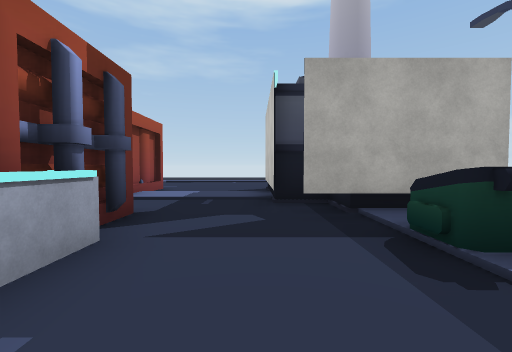
[1] (above)

24 first-person views from a walk through a scene from a Unity 3-D project. The camera is 1.3 m above the floor, tilts 2° down and sees 90° across. The floor is counted in squares, 2 m on a side. Each view is taken from the middle of a square. On the plan, view 1 faces up. The plan holds only what a view shows up to about 9 squares ahead; the rest is blank. The place goes on beyond the plan. The player is left out. Some surface patterns are stand-ins.

[2]
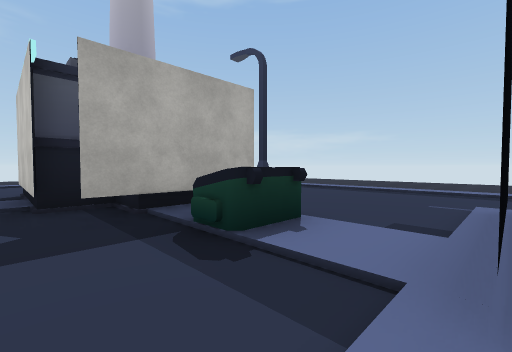

[3]
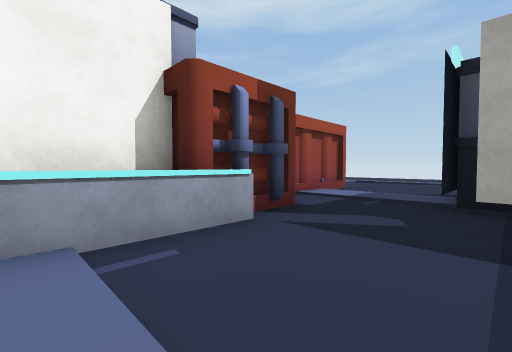

[4]
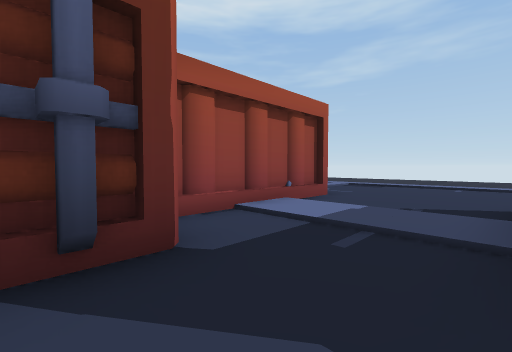

[5]
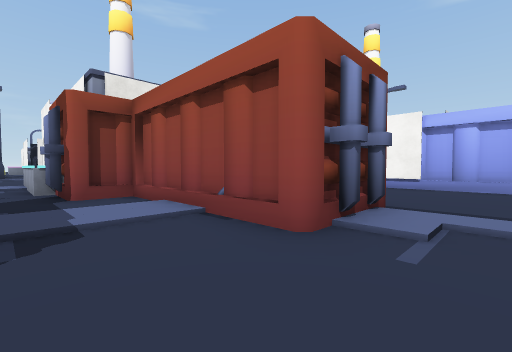

[6]
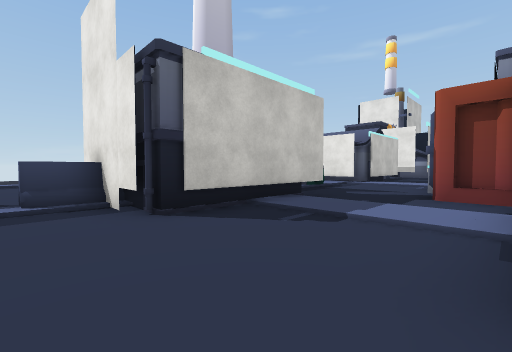

[7]
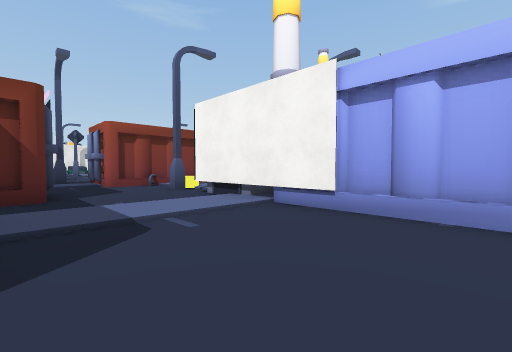

[8]
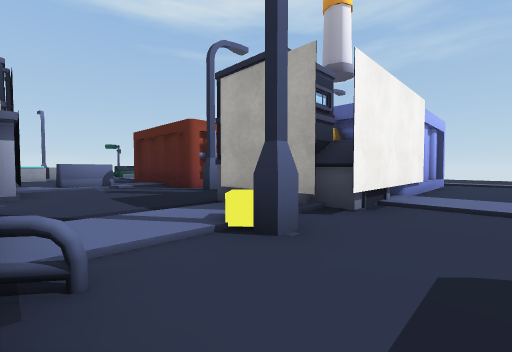

[9]
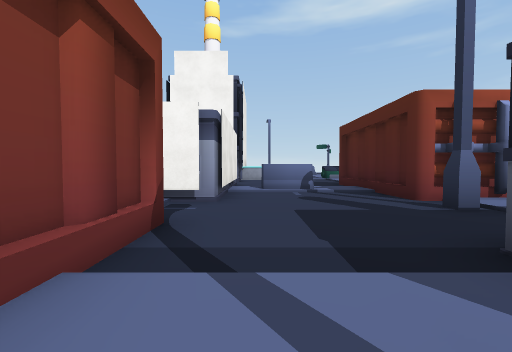

[10]
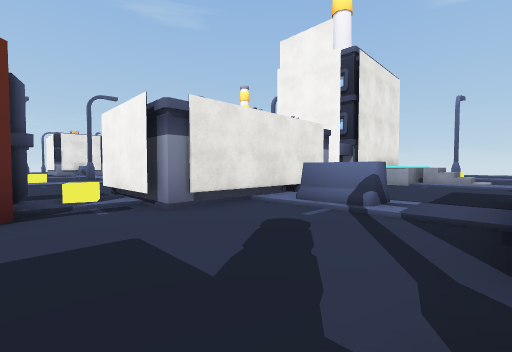

[11]
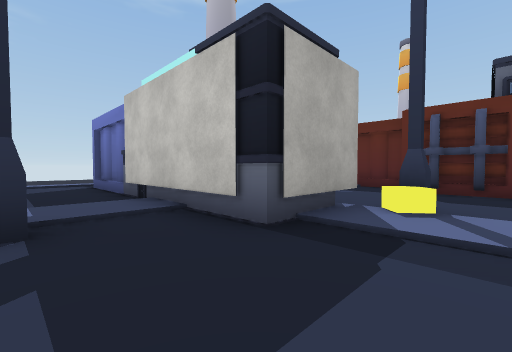

[12]
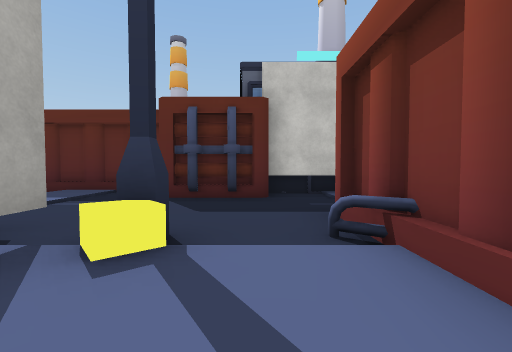

[13]
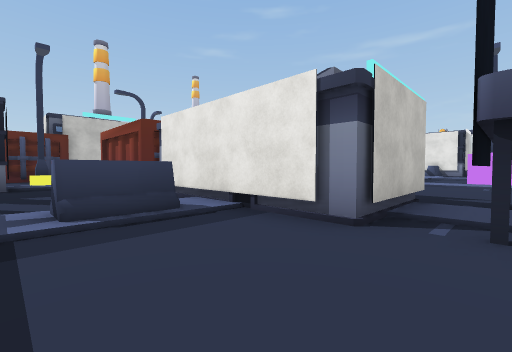

[14]
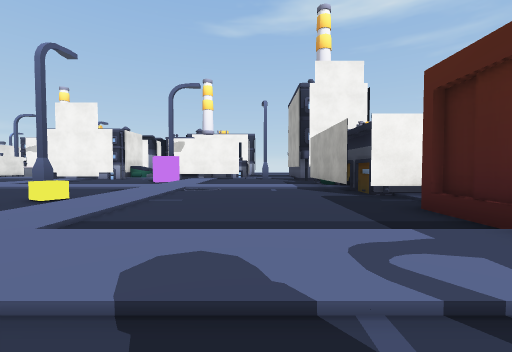

[15]
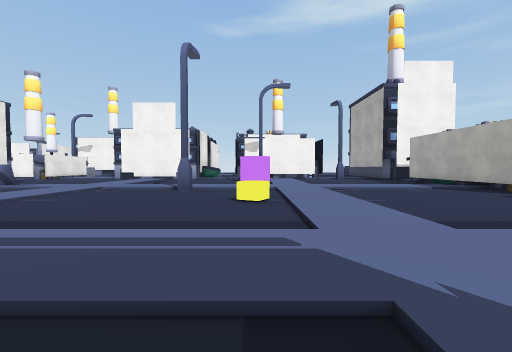

[16]
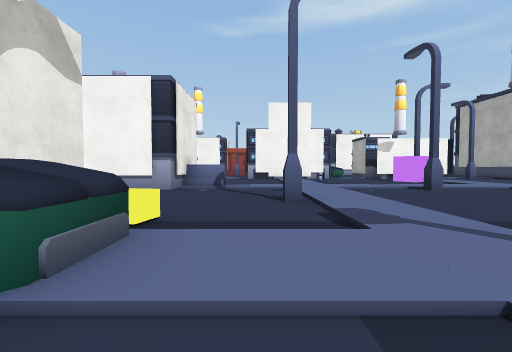

[17]
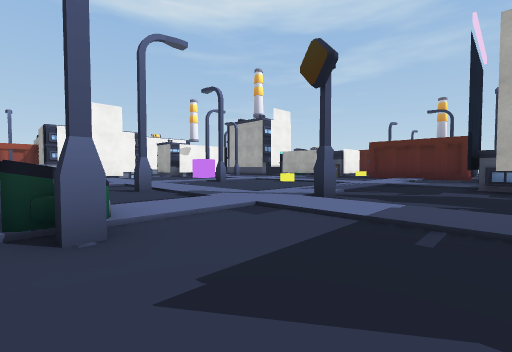

[18]
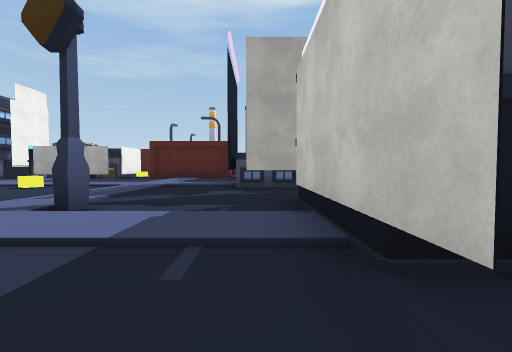

[19]
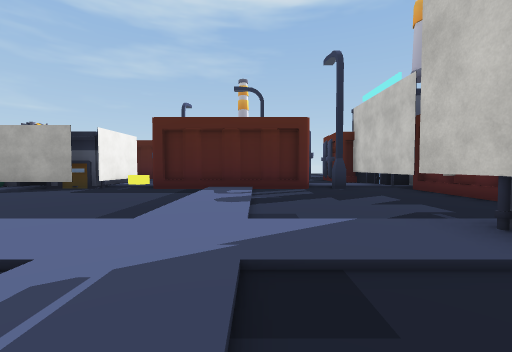

[20]
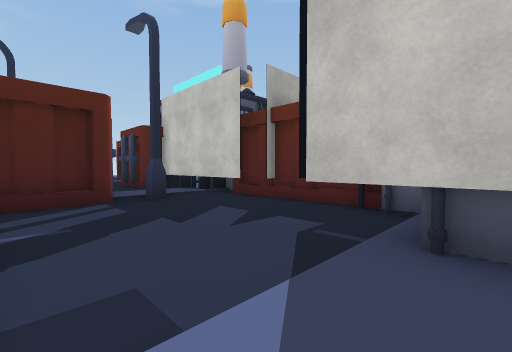

[21]
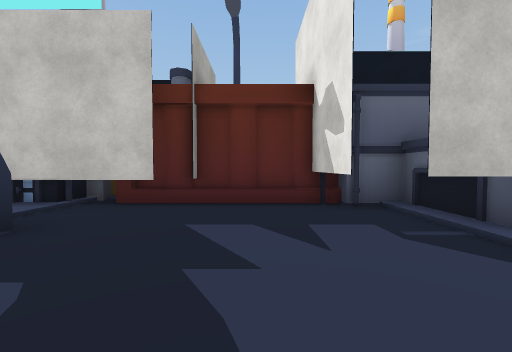

[22]
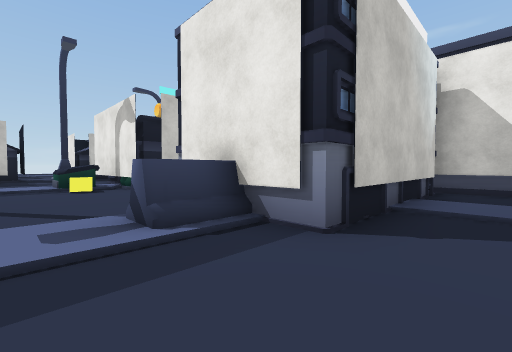

[23]
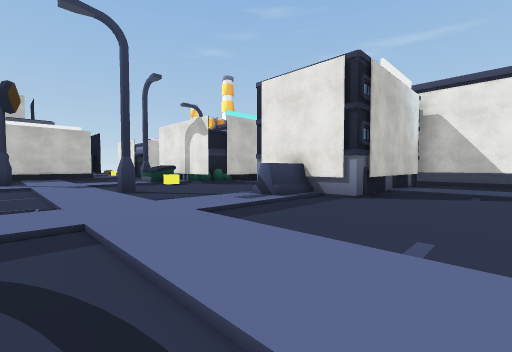

[24]
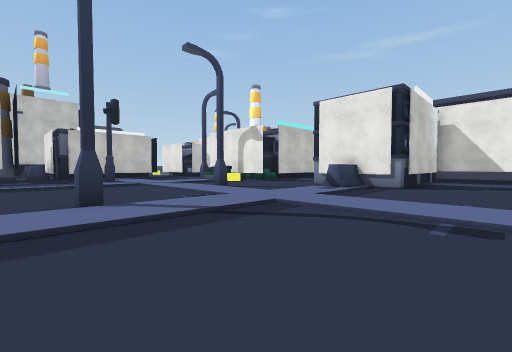

### Floor plan
Key: @ floor where view 1 was taken; # wall or solid block; . main floor; : floor 0.25 m higher than the main floor; / step, stairs or slope; ^ raised ledge; O other object.
Columns run from 21 left of view 1 to 4 right of it. Each row starts with its distance up from view 1.
 10        ...##....//...../.
  9        ...##..../:.....O#
  8        ..# #....##O...O
  7       #//#O#////##////#
  6   #####::#OO::::##/::##
  5 ..////##.# O....##/..##
  4 .../:....OO#...#####..###/
  3 .../O.....:O...#  ##.../ .
  2 ...//.....:/...#  ##...OO.
  1 O######.///O#..#  #^...:/.
  0 ## # ##O######:#  #^:@:###
 -1 ####O##.######/##  ^/
 -2 #. /:.....:/...##
 -3 .../:.....:/....#
 -4 .../:.....:/....#
 -5 .../:.....:/..###
 -6 ////://///://#OO#
 -7  : ::::::::::#OO
 -8 OO /:..O..:/..OO
 -9 .../:.....:/..##
-10 .../:#....:/..
-11 .../:.....:/...O
-12 .../:.....:#...#
-13 :::::::::::::::#
-14 ////://#//:////##
-15 .../:.....:/...#
-16 .../O.....O/...
-17 .../O....OOO...
-18 ...# O. #OOO
-19 ///# O   O
-20 :::# O
-21  ..#
-22  ..#
-23  ###
-24     O
-25     O

Where each view was taken, in squares from view 1:
view 1: 0 up, 0 right, facing up
view 2: 0 up, 0 right, facing up-right
view 3: 0 up, 1 right, facing up-left
view 4: 3 up, 0 right, facing up-left
view 5: 10 up, 1 left, facing down-left
view 6: 10 up, 3 left, facing down-right
view 7: 10 up, 6 left, facing down-left
view 8: 1 up, 8 left, facing up-left
view 9: 2 up, 10 left, facing left
view 10: 5 up, 13 left, facing down-left
view 11: 2 up, 14 left, facing up-right
view 12: 2 up, 12 left, facing right
view 13: 4 up, 21 left, facing down-right
view 14: 4 down, 9 left, facing left
view 15: 8 down, 9 left, facing left
view 16: 15 down, 9 left, facing left
view 17: 17 down, 7 left, facing up-left
view 18: 16 down, 7 left, facing up
view 19: 9 down, 10 left, facing up
view 20: 7 down, 10 left, facing up-right
view 21: 4 down, 10 left, facing right
view 22: 15 down, 20 left, facing down-right
view 23: 12 down, 21 left, facing down-right
view 24: 9 down, 21 left, facing down-right
